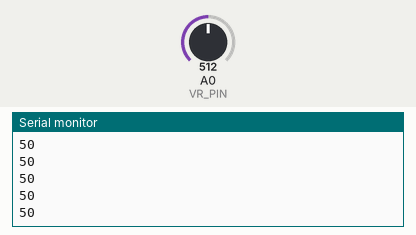
Bench run of a sketch on a simulated Arduino Uno, built with avr-gcc and run on an emulated ATmega328P. On the bench: the last lines printed to the serial monitor. The test bench sets the inputs (shaded band); at power-on: A0 (VR_PIN) = 512.

Above: at 1.2 s.
1.3 s: A0 (VR_PIN) set to 716
At 1.31 s:
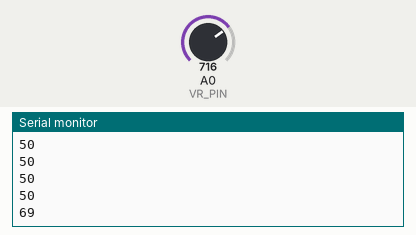
2.8 s: A0 (VR_PIN) set to 900
At 2.81 s:
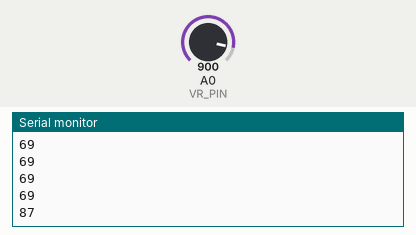
Timing chart, 0 to 5.8 s (numbered marks = the images above; inputs shaded):
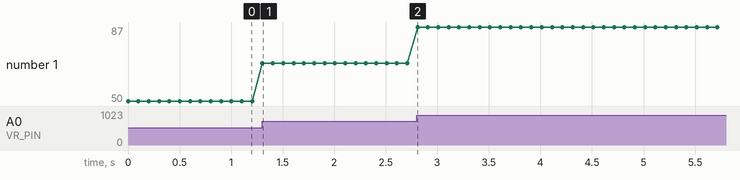

The sketch:

2_6_2.ino
```cpp
#define VR_PIN  A0

void setup() {
  Serial.begin(9600);
}

void loop() {
  int vrValue = analogRead(VR_PIN);
  int percent = map(vrValue,0,1023,0,100);
  Serial.println(percent);
  delay(100);
}
//2_6_2.ino
```

Measured:
- after the input at 1.3 s, the serial monitor: prints a new line at once (image 1)
- after the input at 2.8 s, the serial monitor: prints a new line at once (image 2)
- plotted number 1: 50 → 69 after the input at 1.3 s, 69 → 87 after the input at 2.8 s
